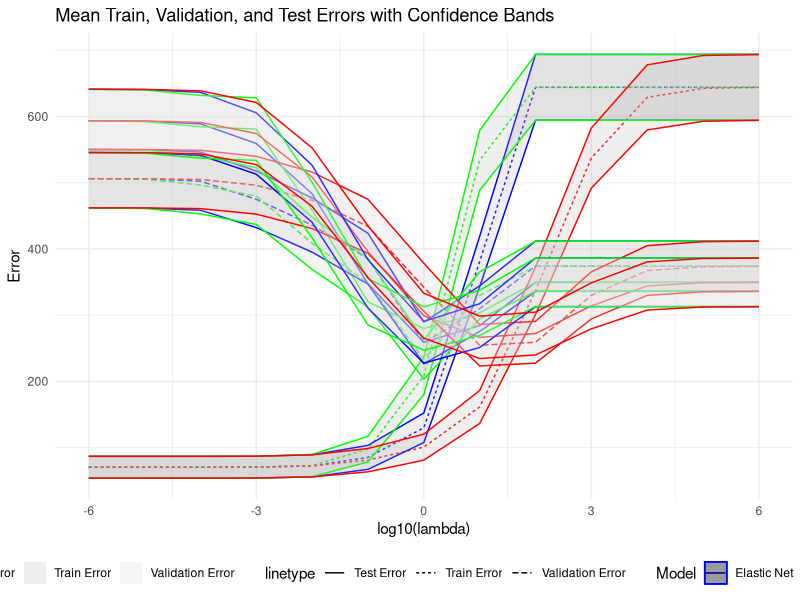

This figure's R source:

  # Load necessary libraries
  library(readxl)
library(dplyr)
library(tidyr)
library(caret)
library(glmnet)
library(ggplot2)
library(reshape2)

# Load the data
setwd("C:/Users/Karan/Desktop/Dissertation")
data <- read_excel("Player_Valuation.xlsx")

# Remove rows with missing values
data_clean <- na.omit(data)

# Separate predictors and response
X <- data_clean %>% select(-Ranking, -Player, -Market_Value)
y <- data_clean$Market_Value

# Encode categorical variables
X_encoded <- model.matrix(~., data = X)

prop_train_examples <- 0.6

# Split the data
set.seed(42)
trainIndex <- createDataPartition(y, p = prop_train_examples, list = FALSE)
X_train_val <- X_encoded[trainIndex,]
y_train_val <- y[trainIndex]
X_test <- X_encoded[-trainIndex,]
y_test <- y[-trainIndex]

trainIndex <- createDataPartition(y_train_val, p = 0.75, list = FALSE)
X_train <- X_train_val[trainIndex,]
y_train <- as.matrix(y_train_val[trainIndex])
X_val <- X_train_val[-trainIndex,]
y_val <- y_train_val[-trainIndex]

# Range of lambda values
lambdas <- 10^seq(-6, 6, by = 1)

# Data frame to store results
ridge_results <- data.frame()
lasso_results <- data.frame()
en_results <- data.frame()

# Loop through lambda values
for (alpha in lambdas) {
  model <- glmnet(X_train, y_train, alpha = 0.3, lambda = alpha)
  
  # Train, Validation, and Test Errors
  train_pred <- predict(model, X_train)
  val_pred <- predict(model, X_val)
  test_pred <- predict(model, X_test)
  
  train_error <- mean((y_train - train_pred)^2)
  val_error <- mean((y_val - val_pred)^2)
  test_error <- mean((y_test - test_pred)^2)
  
  # Bias Squared and Variance
  bias_sq <- mean((y_train - train_pred)^2)
  variance <- mean((train_pred - mean(train_pred))^2)
  
  # Add to results data frame
  en_results <- rbind(en_results, data.frame(Lambda=alpha, TrainError=train_error, ValError=val_error, TestError=test_error, BiasSquared=bias_sq, Variance=variance))
}

for (alpha in lambdas) {
  model <- glmnet(X_train, y_train, alpha = 0, lambda = alpha)
  
  # Train, Validation, and Test Errors
  train_pred <- predict(model, X_train)
  val_pred <- predict(model, X_val)
  test_pred <- predict(model, X_test)
  
  train_error <- mean((y_train - train_pred)^2)
  val_error <- mean((y_val - val_pred)^2)
  test_error <- mean((y_test - test_pred)^2)
  
  # Bias Squared and Variance
  bias_sq <- mean((y_train - train_pred)^2)
  variance <- mean((train_pred - mean(train_pred))^2)
  
  # Add to results data frame
  ridge_results <- rbind(ridge_results, data.frame(Lambda=alpha, TrainError=train_error, ValError=val_error, TestError=test_error, BiasSquared=bias_sq, Variance=variance))
}

for (alpha in lambdas) {
  model <- glmnet(X_train, y_train, alpha = 1, lambda = alpha)
  
  # Train, Validation, and Test Errors
  train_pred <- predict(model, X_train)
  val_pred <- predict(model, X_val)
  test_pred <- predict(model, X_test)
  
  train_error <- mean((y_train - train_pred)^2)
  val_error <- mean((y_val - val_pred)^2)
  test_error <- mean((y_test - test_pred)^2)
  
  # Bias Squared and Variance
  bias_sq <- mean((y_train - train_pred)^2)
  variance <- mean((train_pred - mean(train_pred))^2)
  
  # Add to results data frame
  lasso_results <- rbind(lasso_results, data.frame(Lambda=alpha, TrainError=train_error, ValError=val_error, TestError=test_error, BiasSquared=bias_sq, Variance=variance))
}

# Add a new column to indicate the type of model
ridge_results$Model <- "Ridge"
lasso_results$Model <- "Lasso"
en_results$Model <- "Elastic Net"

# Combine the data frames
all_results <- rbind(ridge_results, lasso_results, en_results)

# Plot Train, Validation, and Test Errors vs Lambda (with confidence bands)
ggplot(all_results, aes(x=log10(Lambda), color=Model, shape=Model)) +
  geom_line(aes(y=TrainError, linetype="Train Error")) +
  geom_line(aes(y=ValError, linetype="Validation Error")) +
  geom_line(aes(y=TestError, linetype="Test Error")) +
  geom_ribbon(aes(ymin=TrainError-1.96*sqrt(TrainError), ymax=TrainError+1.96*sqrt(TrainError), fill="Train Error"), alpha=0.2) +
  geom_ribbon(aes(ymin=ValError-1.96*sqrt(ValError), ymax=ValError+1.96*sqrt(ValError), fill="Validation Error"), alpha=0.2) +
  geom_ribbon(aes(ymin=TestError-1.96*sqrt(TestError), ymax=TestError+1.96*sqrt(TestError), fill="Test Error"), alpha=0.2) +
  scale_color_manual(values = c("Ridge" = "red", "Lasso" = "green", "Elastic Net" = "blue")) +
  scale_shape_manual(values = c("Ridge" = 16, "Lasso" = 17, "Elastic Net" = 18)) +
  scale_fill_manual(values = c("Train Error" = "grey70", "Validation Error" = "grey80", "Test Error" = "grey90")) +
  labs(x = "log10(lambda)", y = "Error", title = "Mean Train, Validation, and Test Errors with Confidence Bands") +
  theme_minimal() +
  theme(legend.position="bottom")


